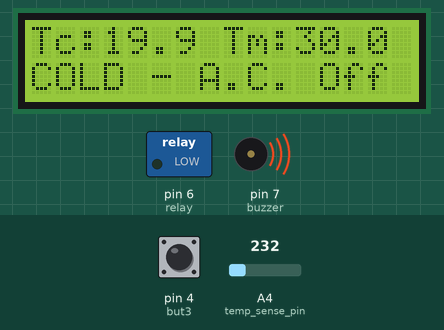
This sketch was run on a simulated Arduino Uno, built with avr-gcc and run on an emulated ATmega328P. Parts: 16×2 character LCD, switched loads named in the sketch (green lamp = pin HIGH), buzzer (waves = sounding, pin HIGH). The test bench sets the inputs (shaded band); at power-on: A4 (temp_sense_pin) = 232, pin 4 (but3) HIGH.

Above: at 4.2 s.
4.3 s: A4 (temp_sense_pin) set to 266
At 6.2 s:
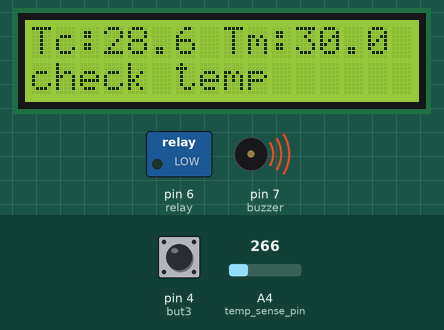
6.4 s: A4 (temp_sense_pin) set to 286
At 9.1 s:
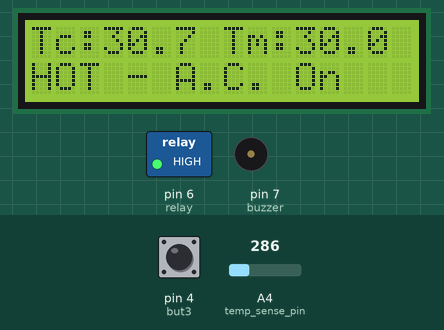
9.4 s: pin 4 (but3) pulled LOW for 0.2 s
At 9.62 s:
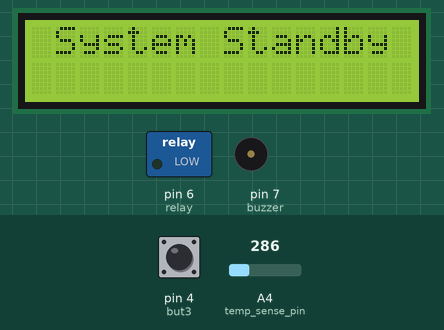
11.1 s: A4 (temp_sense_pin) set to 250
At 13.0 s:
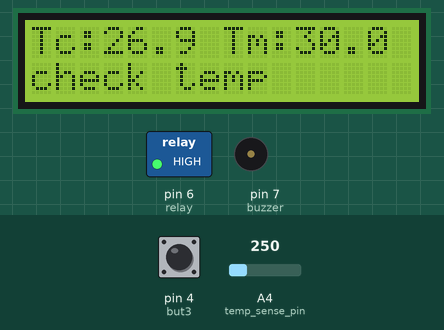
13.2 s: A4 (temp_sense_pin) set to 216
At 13.39 s:
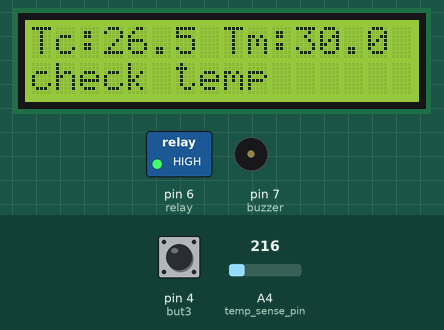
14.8 s: pin 4 (but3) pulled LOW for 3.2 s
At 18.8 s:
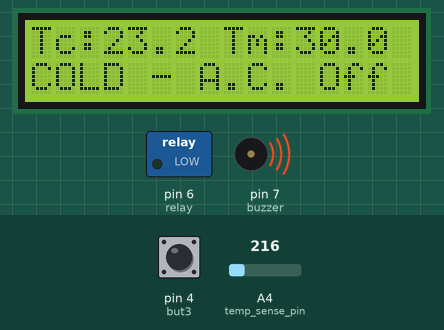
Timing chart, 0 to 20.3 s (numbered marks = the images above; inputs shaded):
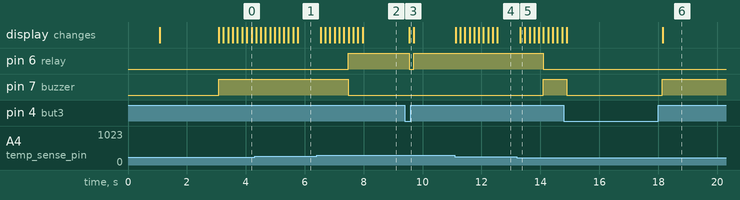

Measured:
- the behaviour switches between 279 and 280 on A4 (temp_sense_pin) (found by bisection; images 1 and 2)
- after the input at 6.4 s, pin 6 (relay): LOW → HIGH after 1.1 s; pin 7 (buzzer): HIGH → LOW after 1.1 s; the display: first changes after 0.14 s (image 2 shows a later state)
- after the input at 9.4 s, pin 6 (relay): HIGH → LOW after 0.14 s, → HIGH 0.16 s later; the display: changes after 0.14 s (image 3)
- after the input at 11.1 s, the display: first changes at once (image 4 shows a later state)
- after the input at 13.2 s, pin 6 (relay): HIGH → LOW after 0.90 s; pin 7 (buzzer): LOW → HIGH after 0.90 s; the display: changes after 0.12 s (image 5)
- after the input at 14.8 s, pin 7 (buzzer): HIGH → LOW after 0.09 s, → HIGH 3.2 s later; the display: first changes after 0.09 s (image 6 shows a later state)

The sketch:

temp_sense_serial_lcd.ino
```cpp
/*
temperature controller using arduino program
*/


#include <LiquidCrystal.h>     // LCD library

#define but3    4              // enable or disable button

LiquidCrystal lcd(13, 12, 11, 10, 9, 8);

float temp_sense_pin =   A4;     // temperature sense pin (sensor is connected in A0 analog input 0 )

float temp_celsius = 0;
float temp_max = 30.00;          //  max temperature
float temp_mid = 27.50;          // mid temperature
float temp_min = 25.00;          // minimum temperature

const int numReadings = 10;

int relay = 6;
int buzzer = 7;

int readings[numReadings];      // the readings from the analog input
int index = 0;                  // the index of the current reading
float total = 0;                  // the running total
float average = 0;
int a = 0;
int inputPin = A0;

int state = HIGH;                               // the current state of the output pin
int reading;                                    // the current reading from the input pin
int previous = LOW;                             // the previous reading from the input pin
long time = 0;                                  // the last time the output pin was toggled
long debounce = 200;                            // the debounce time, increase if the output flickers


void setup()
{
  analogReference(INTERNAL);
  pinMode(relay, OUTPUT);
  pinMode(buzzer, OUTPUT);
  pinMode(but3, INPUT);
  digitalWrite(relay, LOW);
  digitalWrite(buzzer, LOW);

  lcd.begin(16, 2);
  lcd.clear();
  lcd.print("Temp Controller");
  lcd.setCursor(0, 1);
  lcd.print("       by      ");
  delay(1000);
  lcd.clear();
  lcd.setCursor(0, 0);
  delay(2000);

  lcd.clear();

  for (int thisReading = 0; thisReading < numReadings; thisReading++)
    readings[thisReading] = 0;
}


void loop()
{


  total= total - readings[index];
  // read from the sensor:
  readings[index] = analogRead(temp_sense_pin);
  // add the reading to the total:
  total= total + readings[index];
  // advance to the next position in the array:
  index = index + 1;

  // if we're at the end of the array...
  if (index >= numReadings)
    // ...wrap around to the beginning:
    index = 0;

  // calculate the average:
  average = total / numReadings;
  // send it to the computer as ASCII digits
  temp_celsius = average / 9.31;


  reading = digitalRead(but3);


  if(reading == LOW)
  {
    lcd.clear();
    lcd.setCursor(0, 0);
    lcd.print(" System Standby ");
    digitalWrite(relay, LOW);
    digitalWrite(buzzer, LOW);
  }
  else
  {

    lcd.clear();
    lcd.setCursor(0, 0);
    lcd.print("Tc:");
    lcd.print(temp_celsius, 1);
    lcd.setCursor(7, 0);
    lcd.print(" Tm:");
    lcd.print(temp_max,1);
    lcd.setCursor(0, 1);
    lcd.print("check temp");

    if((temp_celsius >= temp_max) && (temp_celsius >= temp_mid))
    {
      digitalWrite(relay, HIGH);
      digitalWrite(buzzer, LOW);
      lcd.setCursor(0, 1);
      lcd.print("HOT - A.C. On");
    }
    if((temp_celsius <= temp_min) && (temp_celsius <= temp_mid))
    {
      digitalWrite(relay, LOW);
      digitalWrite(buzzer, HIGH);
      lcd.setCursor(0, 1);
      lcd.print("COLD - A.C. Off");
      a = 1;
    }
  }
  delay(150);
}
```
